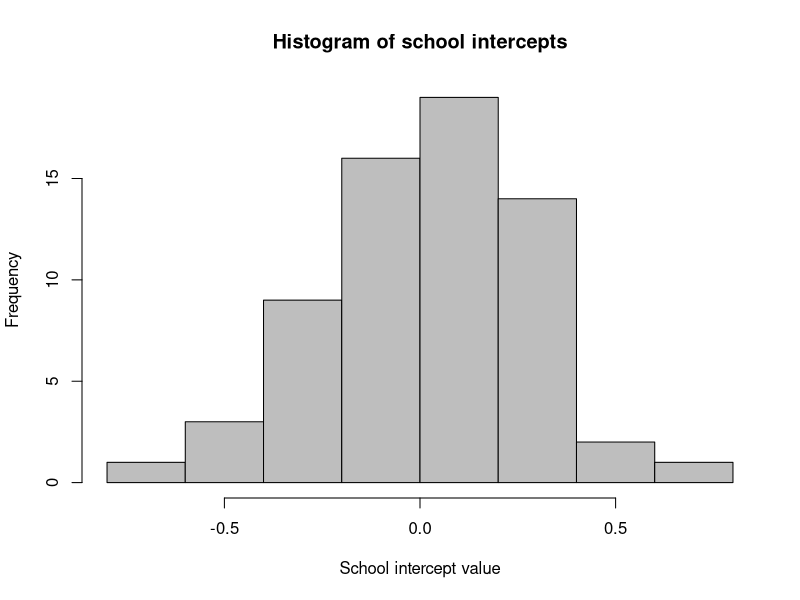

Write R code to recreate this figure.
# Author: Patrick Sheehan
# Purpose: Extension of Goldstein et al. (1993)     
# Input: None
# Output(s): complete/partial/no pool regressions with standardized LRT scores
#            and group-level average intake LRT scores

# Some code adapted from lecture notes (section 5)
require(mlmRev) # Require data package
require(arm) # mixed effects regression
data("Exam", package = "mlmRev") # Get the data
# multi-level model with school average intake LRT
multi.LRT <- lmer(normexam ~ 1 + standLRT + schavg + (1|school), data=Exam)
summary(multi.LRT) # to get the variance of the intercepts
multi.LRT.intercepts <- as.matrix(coef(multi.LRT)$school[,1])
pdf("group_level.pdf")
hist(multi.LRT.intercepts + fixef(multi.LRT)[1], # have to add in fixed interc.
     breaks="FD",
     main="Histogram of school intercepts",
     xlab="School intercept value",
     col="gray")
dev.off()
